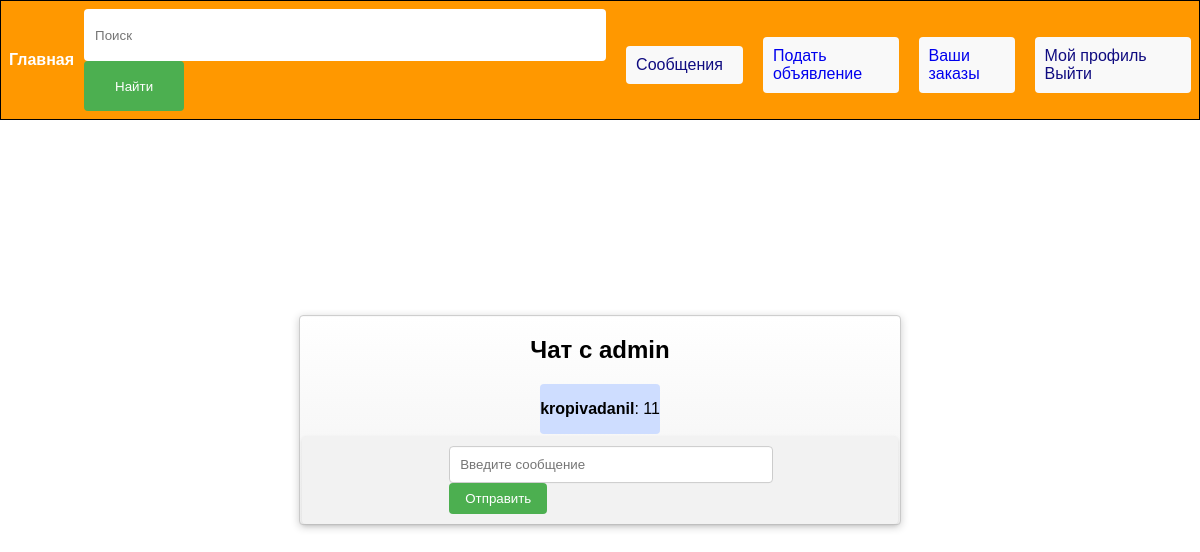
Before: /chat/2/ (signed in) with the older database file.
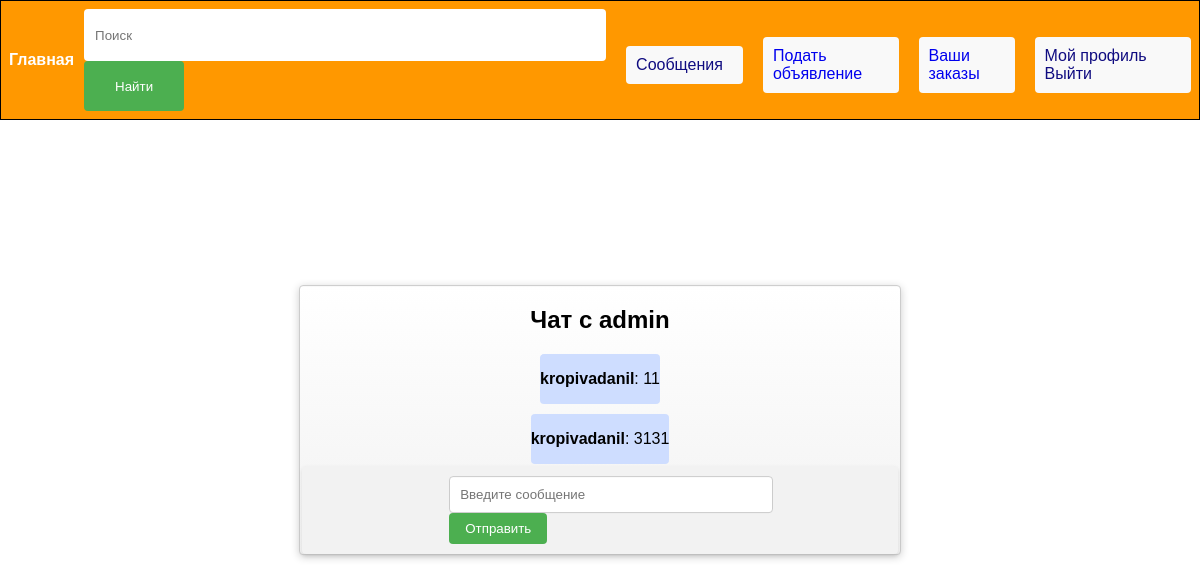
After: the same page with the newer database file.
### bboard/models.py (models this page shows, shortened)
class Message(models.Model):
    chat = models.ForeignKey(Chat, related_name='messages', on_delete=models.CASCADE, verbose_name='chat_message')
    sender = models.ForeignKey(User, on_delete=models.CASCADE)
    content = models.TextField()
    created_at = models.DateTimeField(auto_now_add=True)

### accounts/models.py (models this page shows)
class User(AbstractUser):
    phone_number = models.CharField(max_length=20)
    city = models.CharField(max_length=100, choices=CITY_CHOICES)

### bboard/views.py (the view)
# urls.py: path('chat/<int:chat_id>/', views.chat_view, name="chat"),
@login_required
def chat_view(request, chat_id):
    chat = get_object_or_404(Chat.objects.select_related('receiver'), id=chat_id)
    if request.user != chat.sender and request.user != chat.receiver:
        return HttpResponse("У вас нет доступа к этому чату.")
    messages = Message.objects.filter(chat=chat).order_by('created_at').select_related('sender')
    return render(request, "products/chat.html", {"chat": chat, "messages": messages})

### templates/products/chat.html (shortened to what this page needs)
{% extends 'base.html' %}
{% block content %}
<div class="chat-container">
    <h2>Чат с {{ chat.receiver.username }}</h2>
    <div class="messages-container">
        {% for message in messages %}
        <div class="message" style="background-color: {% if message.sender == request.user %}rgb(206, 221, 255){% else %}rgb(242, 244, 245){% endif %}">
            <p><strong>{{ message.sender.username }}</strong>: {{ message.content }}</p>
        </div>
        {% endfor %}
    </div>
    <div class="input-container">
        <form method="POST" action="{% url 'send_message' chat.id %}">
            <input type="text" name="message" placeholder="Введите сообщение" required>
            <button type="submit">Отправить</button>
        </form>
    </div>
</div>
{% endblock %}

Changed rows visible on the page:
added Message: sender.username "kropivadanil", content "3131"
